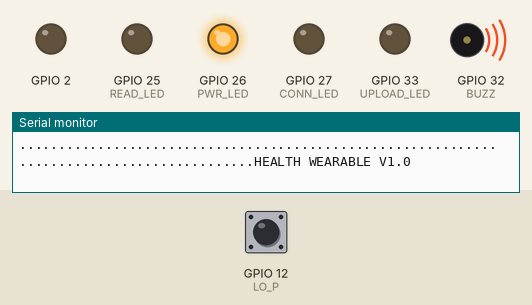
This sketch was run on a simulated ESP32. Parts: output pins drawn as LEDs (lit = HIGH), buzzer (waves = sounding, pin HIGH), the last lines printed to the serial monitor. The inputs (shaded band) are chosen by the test bench; at power-on: GPIO 12 (LO_P) HIGH. WiFi joins after 1.5 s; servers stay silent unless stated; EEPROM starts erased.

Above: at 0.7 s.
At 1.7 s:
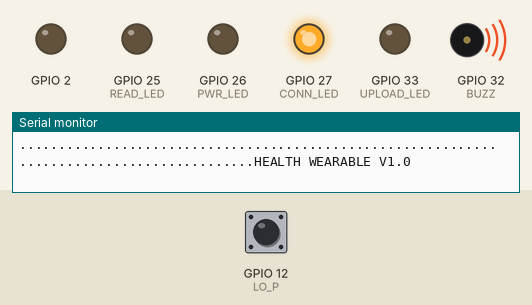
At 3.2 s:
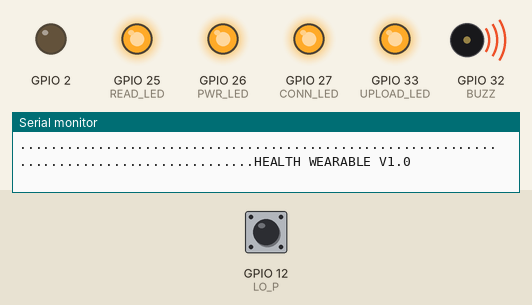
At 4.2 s:
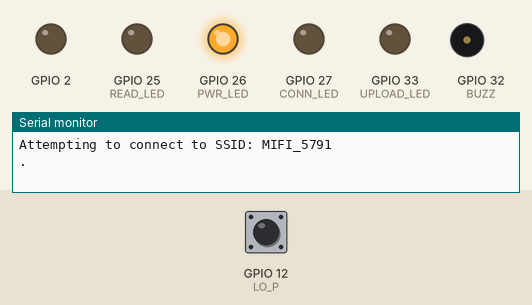
At 6.7 s:
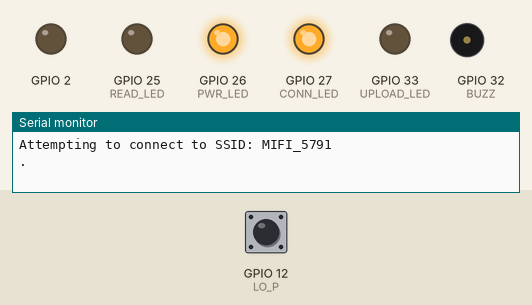
At 39.74 s:
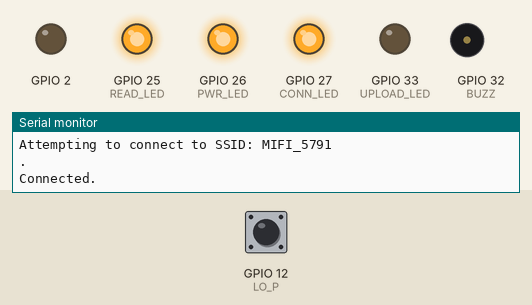
Timing chart, 0 to 40.0 s (numbered marks = the images above):
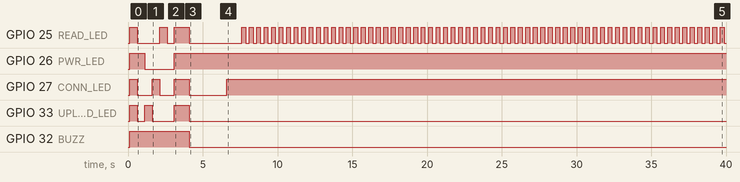

The sketch:

Health_Wearable_ThingSpeak.ino
```cpp
/* This health wearable project code was
  written by Kupoluyi Jesutofunmi Philip for
  Mr. Yomi Babalola for research purposes
  on 1 September, 2021.

 * It uses the ThingSpeak cloud platform
 * The project device uses:
 * ESP32 as its microcontroller unit,
 * DHT11 as its temperature and humidity sensor,
 * Pulse sensor,
 * AD8232 as its ECG sensor.

*/
#define USE_ARDUINO_INTERRUPTS true
//Libraries needed
#include <PulseSensorPlayground.h>
#include <Wire.h>
#include <DHT.h>
#include <DHT_U.h>
#include <Adafruit_Sensor.h>
#include <WiFi.h>
#include "EEPROM.h"
#include "intro.h"
#include "secrets.h"
#include "ThingSpeak.h" // always include last

//Pin definition
#define DHTPIN 13
#define ECG_OUT 39
#define P_OUT 36
#define BUZZ 32
#define LO_P 12
#define LO_N 14
#define Heart_LED 2

//LED pin definition
#define PWR_LED 26
#define UPLOAD_LED 33
#define READ_LED 25
#define CONN_LED 27

//EEPROM size definition
#define EEPROM_SIZE 64

//DHT definition
#define DHTTYPE    DHT11
DHT_Unified dht(DHTPIN, DHTTYPE);

//Wifi Credentials definition
char ssid[] = SECRET_SSID;   // your network SSID (name)
char pass[] = SECRET_PASS;   // your network password
int keyIndex = 0;            // your network key Index number
WiFiClient  client;

//ThingSpeak Channel Definition
unsigned long myChannelNumber = SECRET_CH_ID;
const char * myWriteAPIKey = SECRET_WRITE_APIKEY;

//Sensor variable definition
int temp;
int pulse;
int ecg;
int addr = 2;
int pulse_addr = 1;
int dht_addr = 0;
int Threshold = 2000;

PulseSensorPlayground pulseSensor;

//One-time setup code
void setup() {
  pinMode(PWR_LED, OUTPUT);
  pinMode(CONN_LED, OUTPUT);
  pinMode(UPLOAD_LED, OUTPUT);
  pinMode(READ_LED, OUTPUT);
  pinMode(BUZZ, OUTPUT);
  pinMode(LO_P , INPUT);
  pinMode(LO_N , INPUT);

  pulseSensor.analogInput(P_OUT);
  pulseSensor.setThreshold(Threshold);
  pulseSensor.blinkOnPulse(Heart_LED);
  if (pulseSensor.begin()) {
    Serial.println("We created a pulseSensor Object !");  //This prints one time at Arduino power-up,  or on Arduino reset.
  }
  if (!EEPROM.begin(EEPROM_SIZE))
  {
    Serial.println("failed to initialise EEPROM"); delay(1000000);
  }
Serial.begin(115200);  //Initialize serial
  while (!Serial) {
    ; // wait for serial port to connect.
  }

  dht.begin();
  sensor_t sensor;
  WiFi.mode(WIFI_STA);
  ThingSpeak.begin(client);  // Initialize ThingSpeak
  intro();
  LED_intro();
}

//Main Code
void loop() {
// Connect or reconnect to WiFi
  if(WiFi.status() != WL_CONNECTED){
    Serial.print("Attempting to connect to SSID: ");
    Serial.println(SECRET_SSID);
    while(WiFi.status() != WL_CONNECTED){
      WiFi.begin(ssid, pass);  // Connect to WPA/WPA2 network.
      Serial.print(".");
      digitalWrite(UPLOAD_LED, LOW);
      digitalWrite(READ_LED, LOW);
      digitalWrite(CONN_LED, LOW);
      delay(2500);
      digitalWrite(CONN_LED, HIGH);
      digitalWrite(UPLOAD_LED, LOW);
      digitalWrite(READ_LED, LOW);
      delay(1000);
    }
    Serial.println("\nConnected.");
    digitalWrite(CONN_LED, HIGH);
    digitalWrite(UPLOAD_LED, LOW);
    digitalWrite(READ_LED, LOW);
  }
 if(digitalRead(LO_P)!=1 && digitalRead(LO_N)!=1 ){
  digitalWrite(READ_LED, HIGH);
  delay(1000);
  digitalWrite(READ_LED, LOW);
  delay(250);

  ECG();
  Temp();
  Pulse();
for (int i = 2; i < EEPROM_SIZE; i++)
    {
      Serial.println(int(EEPROM.read(i)));
      ThingSpeak.setField(1, byte(EEPROM.read(i)) );
      ThingSpeak.setField(2, byte(EEPROM.read(1)) );
      ThingSpeak.setField(3, byte(EEPROM.read(0)) );
      //Upload all
int h = ThingSpeak.writeFields(myChannelNumber, myWriteAPIKey);
  if(h == 200){
    Serial.println("Health Wearable update successful.");
    digitalWrite(UPLOAD_LED, HIGH);
    delay(2000);
    digitalWrite(UPLOAD_LED, LOW);
    delay(500);
  }

  else{
    Serial.println("Problem updating channel. HTTP error code " + String(h));
    digitalWrite(UPLOAD_LED, HIGH);
    delay(500);
    digitalWrite(UPLOAD_LED, LOW);
    delay(500);
    digitalWrite(UPLOAD_LED, HIGH);
    delay(500);
    digitalWrite(UPLOAD_LED, LOW);
    delay(500);
    digitalWrite(UPLOAD_LED, HIGH);
    delay(500);
    digitalWrite(UPLOAD_LED, LOW);
    delay(500);
  }
       //Refresh time
  delay(20000);
    }

 }
 else{
  readErr();
  }
}
void ECG(){
  delay(1000);
  while(addr != EEPROM_SIZE){
  ecg = analogRead(P_OUT) / 16;
  Serial.println(ecg);
  EEPROM.write(addr, ecg);
  addr = addr + 1;
  digitalWrite(UPLOAD_LED, LOW);
  digitalWrite(READ_LED, HIGH);
  delay(250);
  digitalWrite(UPLOAD_LED, LOW);
  digitalWrite(READ_LED, LOW);
  delay(250);
  }
  if (addr == EEPROM_SIZE)
  {
    Serial.println("Done Reading!");
    addr = 2;
    EEPROM.commit();
    digitalWrite(UPLOAD_LED, LOW);
    digitalWrite(READ_LED, HIGH);
    }


  }

//Temperature Calculation
void Temp(){
  sensors_event_t event;
  dht.temperature().getEvent(&event);
  if (isnan(event.temperature)) {
    Serial.println(F("Error reading temperature!"));
  }
  else {
int temp = event.temperature;
EEPROM.write(0, temp);
delay(100);
EEPROM.commit();
  }
  }

//pulse calculation
void Pulse(){
pulse = pulseSensor.getBeatsPerMinute();
ThingSpeak.setField(2, pulse);
EEPROM.write(1, pulse);
delay(100);
EEPROM.commit();
 }
 void LED_intro(){
  // LED and buzzer intro
digitalWrite(PWR_LED, HIGH);
digitalWrite(UPLOAD_LED, HIGH);
digitalWrite(CONN_LED, HIGH);
digitalWrite(READ_LED, HIGH);
digitalWrite(BUZZ, HIGH);
delay(500);
digitalWrite(PWR_LED, HIGH);
digitalWrite(UPLOAD_LED, LOW);
digitalWrite(CONN_LED, LOW);
digitalWrite(READ_LED, LOW);
delay(500);
digitalWrite(PWR_LED, LOW);
digitalWrite(UPLOAD_LED, HIGH);
digitalWrite(CONN_LED, LOW);
digitalWrite(READ_LED, LOW);
delay(500);
digitalWrite(PWR_LED, LOW);
digitalWrite(UPLOAD_LED, LOW);
digitalWrite(CONN_LED, HIGH);
digitalWrite(READ_LED, LOW);
delay(500);
digitalWrite(PWR_LED, LOW);
digitalWrite(UPLOAD_LED, LOW);
digitalWrite(CONN_LED, LOW);
digitalWrite(READ_LED, HIGH);
delay(500);
digitalWrite(PWR_LED, LOW);
digitalWrite(UPLOAD_LED, LOW);
digitalWrite(CONN_LED, LOW);
digitalWrite(READ_LED, LOW);
delay(500);
digitalWrite(PWR_LED, HIGH);
digitalWrite(UPLOAD_LED, HIGH);
digitalWrite(CONN_LED, HIGH);
digitalWrite(READ_LED, HIGH);
digitalWrite(BUZZ, HIGH);
delay(1000);
digitalWrite(BUZZ, LOW);
  }
 void readErr(){
  digitalWrite(READ_LED, HIGH);
  delay(250);
  digitalWrite(READ_LED, LOW);
  delay(250);
  }
```

intro.h
```cpp
void intro(){
// JIMS INNOVATIONS Logo Display
Serial.println(F("      ____________          ____          _______        ______        _________________                  "));
Serial.println(F("    /             |        |    |        |        |    |        |     |    _________    |                 "));
Serial.println(F("   /_____       __|        |    |        |    ||_  |  |  _||    |     |   |         |   |                 "));
Serial.println(F("         |     |           |    |        |    | |_  ||  _| |    |     |   |         |___|                 "));
Serial.println(F("         |     |           |    |        |    |  |______|  |    |     |   |____________                   "));
Serial.println(F("         |     |           |    |        |    |            |    |     |                |                  "));
Serial.println(F("         |     |           |    |        |    |            |    |     |____________    |                  "));
Serial.println(F(" ____    |     |           |    |        |    |            |    |      ___         |   |                  "));
Serial.println(F("|    |___|     |           |    |        |    |            |    |     |   |        |   |                  "));
Serial.println(F("|              |           |    |        |    |            |    |     |   |________|   |                  "));
Serial.println(F("|______________|           |____|        |____|            |____|     |________________|       INNOVATIONS"));


// (Serial port) Introduction
Serial.println("...........................................................................................HEALTH WEARABLE V1.0 ");


}
```

secrets.h
```cpp
//Private credentials and connection details

#define SECRET_SSID "MIFI_5791"    // replace MySSID with your WiFi network name
#define SECRET_PASS "jimsinnovations" // replace MyPassword with your WiFi password

#define SECRET_CH_ID 1498966    // replace 0000000 with your channel number
#define SECRET_WRITE_APIKEY "CX8KIOLN8XOQ0V3F"   // replace XYZ with your channel write API Key
```

Measured:
- by itself, GPIO 25 (READ_LED): HIGH → LOW at 0.61 s, → HIGH 1.5 s later, → LOW 0.50 s later, → HIGH 0.50 s later, … (135 changes in this stretch)
- by itself, GPIO 27 (CONN_LED): goes LOW 1.0 s, HIGH 0.50 s, LOW 1.0 s, HIGH 1.0 s, LOW 2.5 s, then HIGH
- by itself, GPIO 33 (UPLOAD_LED): goes LOW 0.50 s, HIGH 0.50 s, LOW 1.5 s, HIGH 1.0 s, then LOW
